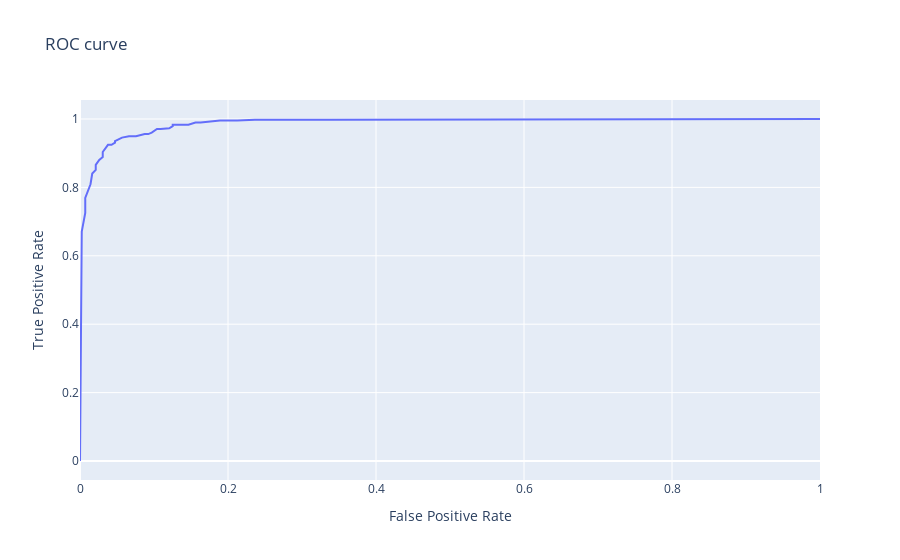

Notebook cell for this chart:
### Code cell
#roc curve
probs = model.predict_proba(X_test)
probs = probs[:, 1]

auc = roc_auc_score(y_test, probs)
print('AUC: %.2f' % auc)

false_positive_rate, true_positive_rate, thresholds = roc_curve(y_test, probs)
fig = go.Figure()
fig.add_trace(go.Scatter(x=false_positive_rate, y=true_positive_rate, 
                         mode='lines', name='lines'))
fig.update_layout(title='ROC curve',
                        xaxis_title='False Positive Rate',
                        yaxis_title='True Positive Rate')
fig.show()

### Figure 1 — Plotly figure (JSON) as saved in the notebook; plotly's stock layout.template omitted (floating-point values rounded to 4 significant figures)
{"data": [{"mode": "lines", "name": "lines", "type": "scatter", "x": [0, 0.002364, 0.002364, 0.007092, 0.007092, 0.01418, 0.01655, 0.02128, 0.02128, 0.026, 0.03073, 0.03073, 0.0331, 0.03546, 0.03783, 0.04255, 0.04728, 0.04728, 0.05201, 0.05674, 0.06619, 0.07565, 0.08747, 0.0922, 0.09693, 0.1017, 0.104, 0.1087, 0.1182, 0.1206, 0.1253, 0.1253, 0.1466, 0.156, 0.1631, 0.1702, 0.1891, 0.2128, 0.2364, 0.3404, 0.5248, 1], "y": [0, 0.5577, 0.6709, 0.7254, 0.7694, 0.8092, 0.8407, 0.8512, 0.8658, 0.8805, 0.8889, 0.9036, 0.9119, 0.9161, 0.9245, 0.9245, 0.9308, 0.935, 0.9392, 0.9455, 0.9497, 0.9497, 0.956, 0.956, 0.9602, 0.9686, 0.9706, 0.9706, 0.9706, 0.9727, 0.979, 0.9832, 0.9832, 0.9895, 0.9895, 0.9916, 0.9958, 0.9958, 0.9979, 0.9979, 0.9979, 1]}], "layout": {"title": {"text": "ROC curve"}, "xaxis": {"title": {"text": "False Positive Rate"}}, "yaxis": {"title": {"text": "True Positive Rate"}}}}
